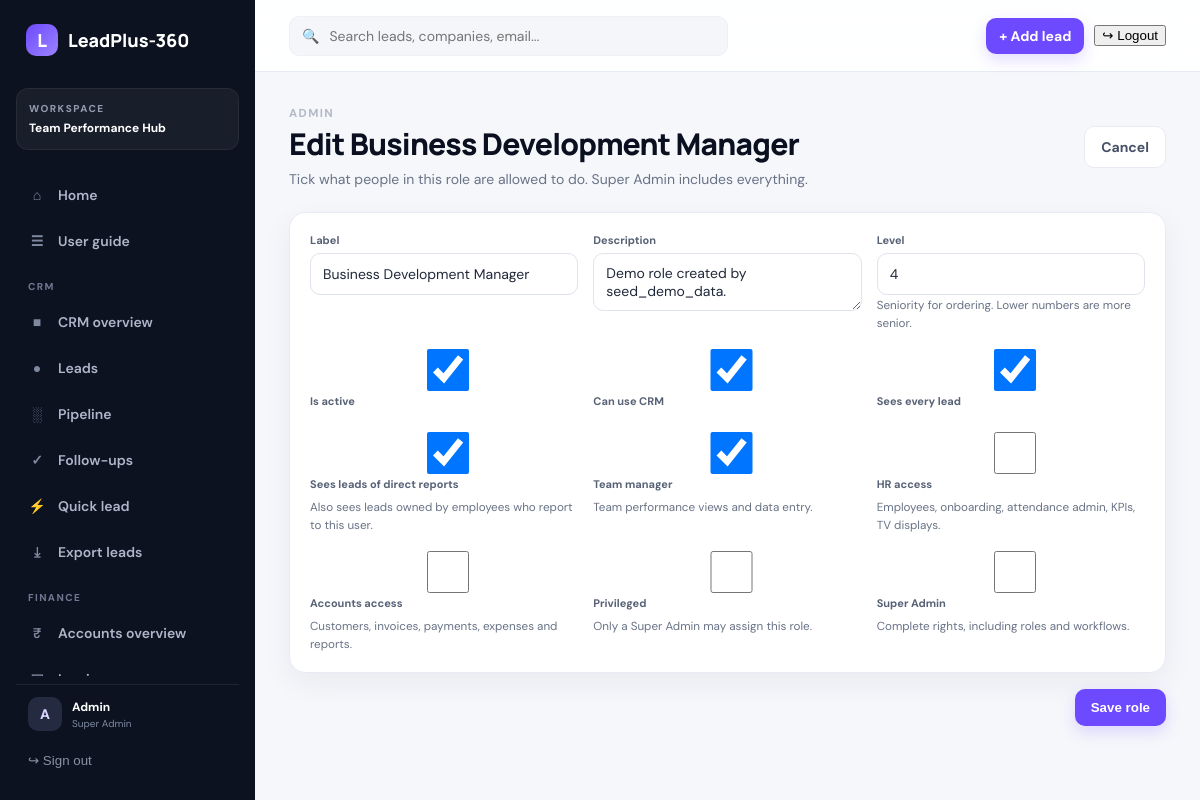
Page /roles/2/ (signed in) on the committed database.
### Control/models.py (models this page shows, shortened)
class OrganizationSettings(models.Model):
    name = models.CharField(max_length=160, default="LeadPlus-360")
    tagline = models.CharField(max_length=200, blank=True)
    logo = models.ImageField(upload_to="organization/", blank=True, null=True)
    primary_color = models.CharField(max_length=7, default="#6d4aff")
    currency = models.CharField(max_length=3, default="INR")
    tax_id = models.CharField(max_length=80, blank=True)
    billing_email = models.EmailField(blank=True)
    phone = models.CharField(max_length=40, blank=True)
    address = models.TextField(blank=True)
    invoice_prefix = models.CharField(max_length=12, default="INV")
    updated_at = models.DateTimeField(auto_now=True)
    class Meta:
        verbose_name = "Organization settings"
        verbose_name_plural = "Organization settings"
    @classmethod
    def get_solo(cls):
        obj, _ = cls.objects.get_or_create(pk=1)
        return obj

class Role(models.Model):
    name = models.SlugField(max_length=40, unique=True, help_text="Internal key, set once.")
    label = models.CharField(max_length=80)
    description = models.TextField(blank=True)
    level = models.PositiveSmallIntegerField(
        default=100, help_text="Seniority for ordering. Lower numbers are more senior."
    )
    is_active = models.BooleanField(default=True)
    is_system = models.BooleanField(default=False, help_text="Built-in role; cannot be deleted.")
    can_use_crm = models.BooleanField("Can use CRM", default=False)
    sees_all_leads = models.BooleanField("Sees every lead", default=False)
    sees_team_leads = models.BooleanField(
        "Sees leads of direct reports", default=False,
        help_text="Also sees leads owned by employees who report to this user.",
    )
    can_manage_team = models.BooleanField(
        "Team manager", default=False, help_text="Team performance views and data entry."
    )
    can_manage_hr = models.BooleanField(
        "HR access", default=False, help_text="Employees, onboarding, attendance admin, KPIs, TV displays."
    )
    can_manage_accounts = models.BooleanField(
        "Accounts access", default=False, help_text="Customers, invoices, payments, expenses and reports."
    )
    is_privileged = models.BooleanField(
        "Privileged", default=False, help_text="Only a Super Admin may assign this role."
    )
    is_super_admin = models.BooleanField(
        "Super Admin", default=False, help_text="Complete rights, including roles and workflows."
    )
    permissions = models.ManyToManyField(
        "auth.Permission",
        blank=True,
        help_text="Additional permissions granted to users with this role.",
    )
    class Meta:
        ordering = ["level", "label"]

### Control/views.py (the view, shortened to what this page needs)
# urls.py: path("roles/<int:pk>/", views.role_edit, name="role_edit"),
@admin_required
def role_edit(request, pk=None):
    role = get_object_or_404(Role, pk=pk) if pk else None
    previous_label = role.label if role else None
    form = RoleForm(request.POST or None, instance=role)
    return render(request, "Control/role_form.html", {"form": form, "role": role})

### Control/forms.py (shortened to what this page needs)
class RoleForm(StyledFormMixin, forms.ModelForm):
    key = forms.SlugField(max_length=40, required=False, label="Key", help_text="Internal key. Set once; generated from the label if blank.")
    class Meta:
        model = Role
        fields = ["label", "description", "level", "is_active", "can_use_crm", "sees_all_leads",
                  "sees_team_leads", "can_manage_team", "can_manage_hr", "can_manage_accounts", "is_privileged", "is_super_admin"]
        widgets = {"description": forms.Textarea(attrs={"rows": 2})}
    def __init__(self, *args, **kwargs):
        super().__init__(*args, **kwargs)
        for name, field in self.fields.items():
            if isinstance(field.widget, forms.CheckboxInput):
                field.widget.attrs.pop("class", None)
        if self.instance.pk:
            del self.fields["key"]
            if self.instance.is_system and self.instance.is_super_admin:
                for name in ("is_active", "is_privileged", "is_super_admin"):
                    self.fields[name].disabled = True
        self._style()

### Control/context_processors.py (called while the page is built)
def navigation(request):
    user = request.user
    if not user.is_authenticated:
        return {"organization": OrganizationSettings.get_solo()}
    profile = getattr(user, "profile", None)
    return {
        "nav": {
            "crm": can_use_crm(user),
            "accounts": can_manage_accounts(user),
            "hr": is_hr(user),
            "admin": is_admin(user),
            "manager": can_manage_team(user),
            "staff": user.is_staff,
            "role_label": (profile.role.label if profile and profile.role_id else ("Administrator" if user.is_superuser else "Team member")),
            "employee": getattr(user, "employee", None),
        }, "organization": OrganizationSettings.get_solo(),
    }

### Control/forms.py (called while the page is built)
    def _style(self):
        for field in self.fields.values():
            field.widget.attrs.setdefault("class", "form-control")

### Control/permissions.py (called while the page is built)
def has_flag(user, flag):
    if not getattr(user, "is_authenticated", False):
        return False
    if user.is_superuser:
        return True
    role = role_of(user)
    return bool(role and getattr(role, flag))

def is_admin(user):
    return has_flag(user, "is_super_admin")

def is_hr(user):
    return has_flag(user, "can_manage_hr")

def can_use_crm(user):
    return has_flag(user, "can_use_crm")

def can_manage_team(user):
    return has_flag(user, "can_manage_team")

def can_manage_accounts(user):
    return has_flag(user, "can_manage_accounts")

### Control/templates/Control/role_form.html
{% extends "leadplus_base.html" %}{% block title %}{% if role %}Edit role{% else %}New role{% endif %} · LeadPlus-360{% endblock %}
{% block content %}
<div class="page-head"><div><span class="eyebrow">ADMIN</span><h1>{% if role %}Edit {{ role.label }}{% else %}New role{% endif %}</h1><p>Tick what people in this role are allowed to do. Super Admin includes everything.</p></div><a class="ghost-btn" href="{% url 'roles' %}">Cancel</a></div>
<form method="post" class="lead-form">{% csrf_token %}{% if form.non_field_errors %}<div class="form-errors">{{ form.non_field_errors }}</div>{% endif %}
<section class="card"><div class="form-grid">{% for f in form %}<div class="field"><label for="{{ f.id_for_label }}">{% if f.field.widget.input_type == 'checkbox' %}{{ f }} {% endif %}{{ f.label }}</label>{% if f.field.widget.input_type != 'checkbox' %}{{ f }}{% endif %}{% for e in f.errors %}<small class="error">{{ e }}</small>{% endfor %}{% if f.help_text %}<small class="muted">{{ f.help_text }}</small>{% endif %}</div>{% endfor %}</div></section>
<div class="form-footer"><button class="primary-btn">Save role</button></div></form>
{% endblock %}

### templates/leadplus_base.html (shortened to what this page needs)
{% load static %}
<!doctype html><html lang="en"><head>
<link rel="stylesheet" href="{% static 'leadplus/app.css' %}">
<link rel="stylesheet" href="{% static 'leadplus/modules.css' %}?v=2">
<link rel="stylesheet" href="{% static 'leadplus/accounts.css' %}">
</head><body>
{% with url=request.resolver_match.url_name %}
<div class="app-shell">
<aside class="sidebar" id="sidebar">
  <a class="brand" href="{% url 'home' %}">{% if organization.logo %}<img class="brand-logo" src="{{ organization.logo.url }}" alt="{{ organization.name }}">{% else %}<span class="brand-mark">{{ organization.name|first|upper }}</span>{% endif %}<span>{{ organization.name }}</span></a>
  <div class="workspace"><small>WORKSPACE</small><strong>Team Performance Hub</strong></div>
<nav>
    <a class="{% if url == 'home' %}active{% endif %}" href="{% url 'home' %}"><i>⌂</i> Home</a>
    <a class="{% if url == 'guide' %}active{% endif %}" href="{% url 'guide' %}"><i>☰</i> User guide</a>
    {% if nav.crm %}
    <div class="nav-label">CRM</div>
    <a class="{% if url == 'leadplus_dashboard' %}active{% endif %}" href="{% url 'leadplus_dashboard' %}"><i>■</i> CRM overview</a>
    <a class="{% if url == 'leads' or url == 'lead_detail' or url == 'lead_edit' or url == 'lead_create' %}active{% endif %}" href="{% url 'leads' %}"><i>●</i> Leads</a>
    <a class="{% if url == 'pipeline' %}active{% endif %}" href="{% url 'pipeline' %}"><i>░</i> Pipeline</a>
    <a class="{% if url == 'tasks' or url == 'add_task' %}active{% endif %}" href="{% url 'tasks' %}"><i>✓</i> Follow-ups</a>
    <a class="{% if url == 'quick_lead' %}active{% endif %}" href="{% url 'quick_lead' %}"><i>⚡</i> Quick lead</a>
    <a class="{% if url == 'export_leads' %}active{% endif %}" href="{% url 'export_leads' %}"><i>⤓</i> Export leads</a>
    {% endif %}
    {% if nav.accounts %}
    <div class="nav-label">Finance</div>
    <a class="{% if url == 'accounts_dashboard' %}active{% endif %}" href="{% url 'accounts_dashboard' %}"><i>₹</i> Accounts overview</a>
    <a class="{% if url == 'account_invoices' or url == 'account_invoice_create' or url == 'account_invoice_detail' %}active{% endif %}" href="{% url 'account_invoices' %}"><i>▣</i> Invoices</a>
    {% endif %}
  </nav>
  <div class="sidebar-bottom">
    <a class="user-mini" href="{% url 'profile' %}"><span class="avatar">{{ request.user.username|first|upper }}</span><div><b>{{ request.user.get_full_name|default:request.user.username }}</b><small>{{ nav.role_label|default:"Team member" }}</small></div></a>
    <form action="{% url 'logout' %}" method="post">{% csrf_token %}<button type="submit" class="logout">↪ Sign out</button></form>
  </div>
</aside>
<main class="main">
<header class="topbar"><button class="mobile-menu" onclick="document.getElementById('sidebar').classList.toggle('open')">☰</button>
 {% if nav.crm %}<div class="top-search">🔍 <input id="globalSearch" placeholder="Search leads, companies, email..." autocomplete="off"></div>{% else %}<div class="top-search"></div>{% endif %}
 <div class="top-actions">{% if nav.crm %}<a class="primary-btn small" href="{% url 'lead_create' %}">+ Add lead</a>{% endif %}<form action="{% url 'logout' %}" method="post" class="top-logout-form">{% csrf_token %}<button type="submit" class="top-logout">↪ Logout</button></form></div>
</header>
<div class="content">
{% block content %}{% endblock %}
</div>
</main></div>
{% endwith %}
</body></html>

### LeadManager/static/leadplus/app.css (style rules this page uses)
:root { --ink:#0b1020;--muted:#697386;--line:#e8ebf2;--bg:#f6f7fb;--card:#fff;--brand:#6d4aff;--brand2:#8b5cf6;--green:#159570;--orange:#d9822b;--red:#d94a62;--blue:#3974db;--shadow:0 10px 30px rgba(19,27,54,.06);--radius:16px }
* { box-sizing:border-box }
body { margin:0;background:var(--bg);color:var(--ink);font-family:"DM Sans",sans-serif;font-size:14px }
a { color:inherit;text-decoration:none }
.app-shell { display:flex;min-height:100vh }
.sidebar { width:255px;background:#0d1220;color:#c8cede;padding:22px 16px;display:flex;flex-direction:column;position:fixed;inset:0 auto 0 0;z-index:20 }
.brand { display:flex;align-items:center;gap:10px;color:#fff;font:800 18px Manrope;margin:2px 10px 32px }
.brand-mark { width:32px;height:32px;border-radius:10px;background:linear-gradient(135deg,#6d4aff,#9b83ff);display:grid;place-items:center;color:#fff }
.workspace { padding:13px 12px;background:rgba(255,255,255,.05);border:1px solid rgba(255,255,255,.06);border-radius:12px;margin-bottom:24px }
.workspace small,.eyebrow { display:block;font-size:10px;font-weight:800;letter-spacing:1.5px;color:#929aae }
.workspace strong { display:block;margin-top:5px;color:#fff;font-size:12px }
nav { display:grid;gap:4px }
nav a { padding:12px 12px;border-radius:10px;display:flex;gap:12px;align-items:center;color:#aeb6c9;font-weight:600 }
nav a i { width:18px;text-align:center;font-style:normal;color:#7f8aa1 }
.sidebar-bottom { margin-top:auto }
.user-mini { display:flex;align-items:center;gap:10px;padding:12px;border-top:1px solid rgba(255,255,255,.08) }
.user-mini b,.user-mini small { display:block }
.user-mini b { color:#fff;font-size:12px }
.user-mini small { font-size:10px;color:#7f8aa1;margin-top:2px }
.avatar { display:grid;place-items:center;width:34px;height:34px;border-radius:10px;background:#242b40;color:#dcd5ff;font-weight:800 }
.logout { width:100%;border:0;background:none;color:#8992a5;text-align:left;padding:10px 12px;cursor:pointer }
.main { margin-left:255px;min-width:0;flex:1 }
.topbar { height:72px;background:rgba(255,255,255,.9);border-bottom:1px solid var(--line);display:flex;align-items:center;justify-content:space-between;padding:0 34px;position:sticky;top:0;z-index:10;backdrop-filter:blur(14px) }
.top-search { width:min(450px,50%);display:flex;align-items:center;gap:8px;color:#8b94a7;background:#f5f6fa;border:1px solid #edf0f5;border-radius:10px;padding:9px 12px }
.top-search input { border:0;outline:0;background:transparent;width:100%;font:inherit }
.top-actions,.head-actions { display:flex;gap:10px;align-items:center }
.content { padding:34px;max-width:1600px;margin:auto }
.page-head { display:flex;align-items:flex-end;justify-content:space-between;gap:20px;margin-bottom:26px }
.page-head h1 { font:800 30px Manrope;margin:5px 0 4px;letter-spacing:-.8px }
.page-head p { margin:0;color:var(--muted) }
.primary-btn,.ghost-btn,.icon-btn { border:0;border-radius:10px;padding:11px 16px;font-weight:700;cursor:pointer;display:inline-flex;align-items:center;justify-content:center;gap:7px }
.primary-btn { background:var(--brand);color:#fff;box-shadow:0 6px 16px rgba(109,74,255,.2) }
.primary-btn.small { padding:9px 13px }
.ghost-btn { background:#fff;border:1px solid var(--line);color:#465066 }
.card { background:var(--card);border:1px solid var(--line);border-radius:var(--radius);box-shadow:var(--shadow);padding:20px }
.form-select,.form-control { width:100%;padding:10px 11px;border:1px solid #dfe3eb;border-radius:9px;background:#fff;color:#20283a;font:inherit;outline:none }
.lead-form { display:grid;gap:16px;max-width:1050px }
.form-grid { display:grid;grid-template-columns:repeat(3,1fr);gap:15px }
.field label { display:block;font-size:11px;font-weight:700;color:#586276;margin-bottom:6px }
.field { min-width:0 }
.field .form-control,.field .form-select { min-height:42px }
.form-footer { display:flex;justify-content:flex-end;gap:10px }
.sidebar { height:100vh;max-height:100vh;overflow:hidden; }
.sidebar nav { flex:1;min-height:0;overflow-y:auto;overflow-x:hidden;padding-right:4px;scrollbar-width:thin;scrollbar-color:#3a435a transparent; }
.sidebar-bottom { flex:0 0 auto;padding-top:8px;background:#0d1220; }

### rows in the picture
OrganizationSettings: name|first "L", name "LeadPlus-360"
Role: role_label "Super Admin"
Role: label "Business Development Manager", form "Business Development Manager" "Demo role created by seed_demo_data." "4", form "☑" "☑" "☑" "☑" "☑"

### other values in the picture
{{ request.user.username|first|upper }} "A"
{{ request.user.get_full_name|default:request.user.username }} "Admin"
{{ f.label }} "Label" "Description" "Level" "Is active" "Can use CRM" "Sees every lead" "Sees leads of direct reports" "Team manager" "HR access" "Accounts access" "Privileged" "Super Admin"
{{ f.help_text }} "Seniority for ordering. Lower numbers are more senior." "Also sees leads owned by employees who report to this user." "Team performance views and data entry." "Employees, onboarding, attendance admin, KPIs, TV displays." "Customers, invoices, payments, expenses and reports." "Only a Super Admin may assign this role." "Complete rights, including roles and workflows."
